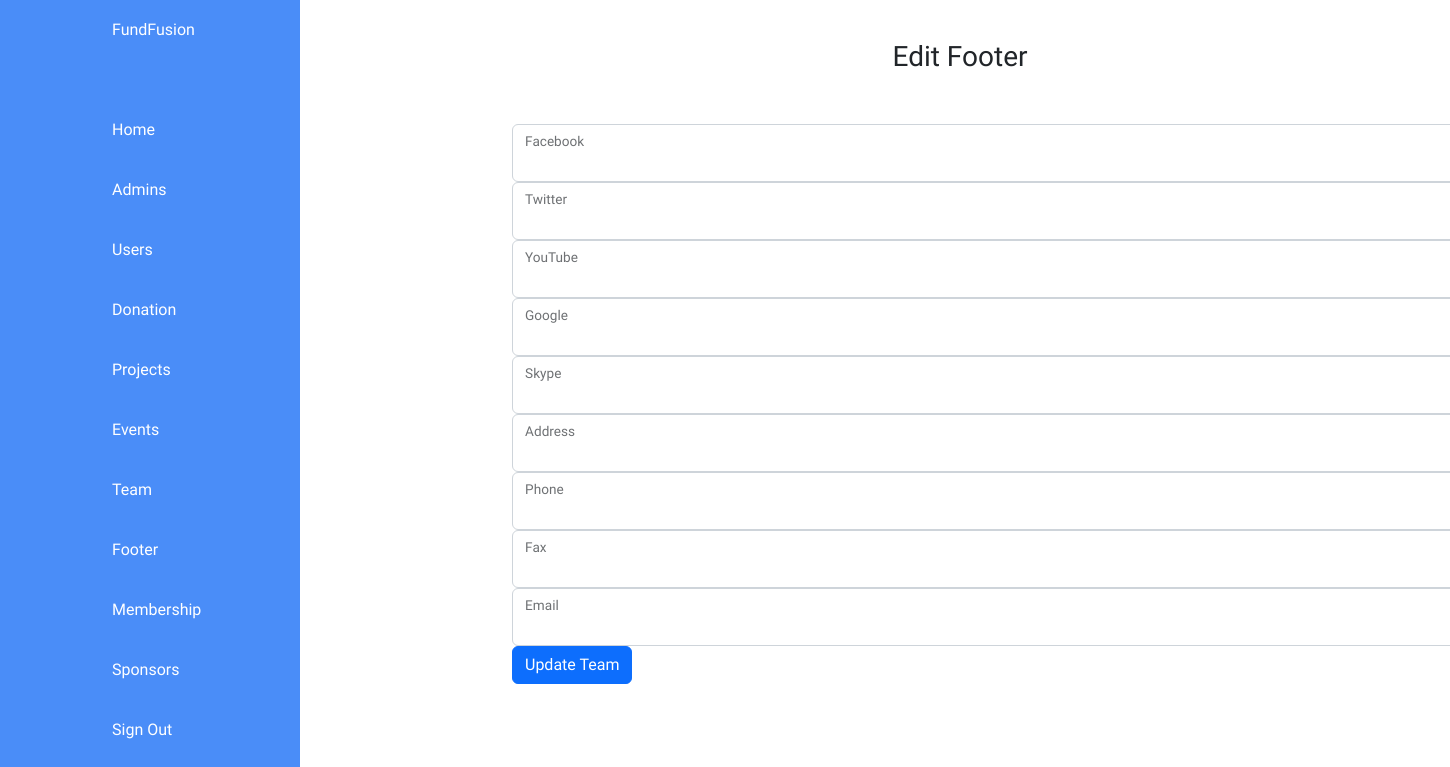
The app's page /Footer/DashboardFooter.php, older data.
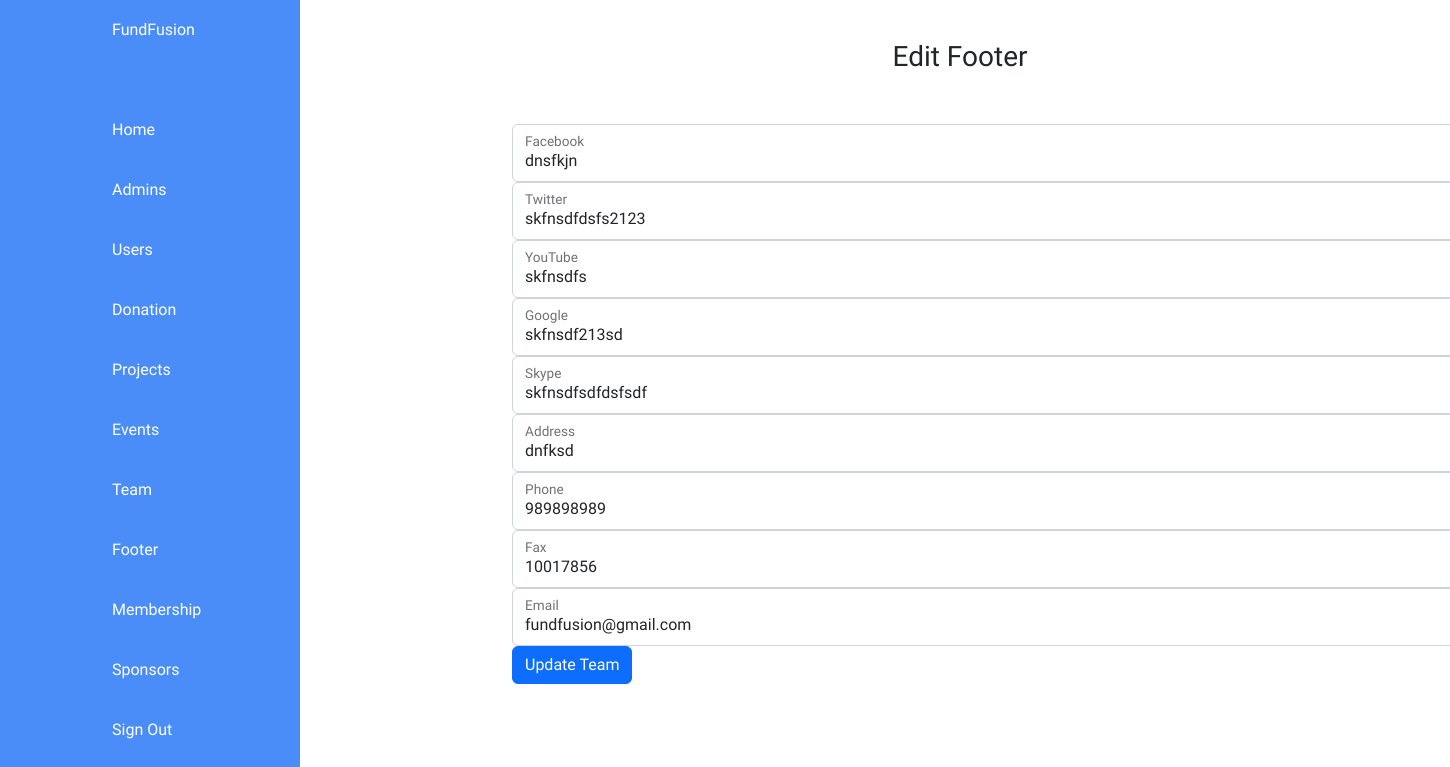
The same page, newer data.
### tables this page shows
CREATE TABLE IF NOT EXISTS `footer` (
  `fb` varchar(100) NOT NULL,
  `twitter` varchar(100) NOT NULL,
  `youtube` varchar(100) NOT NULL,
  `google` varchar(100) NOT NULL,
  `skype` varchar(100) NOT NULL,
  `address` varchar(100) NOT NULL,
  `phone` bigint(12) NOT NULL,
  `fax` bigint(15) NOT NULL,
  `email` varchar(50) NOT NULL
);

### admin/routeconfig.php (called while the page is built)
<?php
    $site_url = "http://localhost/FundFusion/"
?>

### Footer/DashboardFooter.php (the view, shortened to what this page needs)
<?php
include "../admin/routeconfig.php";
include "../database/Db_Connection.php";
$footerSql = "SELECT * FROM footer";
$footerResult = mysqli_query($conn, $footerSql);
if ($footerResult) {
    $row = mysqli_fetch_assoc($footerResult);
    $fb = $row['fb'];
    $twitter = $row['twitter'];
    $youtube = $row['youtube'];
    $google = $row['google'];
    $skype = $row['skype'];
    $address = $row['address'];
    $phone = $row['phone'];
    $fax = $row['fax'];
    $email = $row['email'];
}
?>
<!DOCTYPE html>
<html lang="en">
<head>
    <link rel="stylesheet" href="https://cdnjs.cloudflare.com/ajax/libs/bootstrap/5.2.3/css/bootstrap.min.css">
    <link rel="stylesheet" href="<?php echo $site_url ?>css/Dashboard.css" />
</head>
<body>
    <?php
    @include('../admin/partials/navigation.php');
    ?>
    <div class="container">
        <h3 style="margin: 10px; text-align:center;">Edit Footer</h3>
        <div class="content-container">
            <form method="POST" action="<?php echo $_SERVER['PHP_SELF']; ?>">
                <div class="form-floating">
                    <input type="text" class="form-control" name="fb" value="<?php echo $fb; ?>" required>
                    <label for="Facebook">Facebook</label>
                </div>
                <div class="form-floating">
                    <input type="text" class="form-control" name="twitter" value="<?php echo $twitter; ?>" required>
                    <label for="Twitter">Twitter</label>
                </div>
                <div class="form-floating">
                    <input type="text" class="form-control" name="youtube" value="<?php echo $youtube; ?>" required>
                    <label for="YouTube">YouTube</label>
                </div>
                <div class="form-floating">
                    <input type="text" class="form-control" name="google" value="<?php echo $google; ?>" required>
                    <label for="Google">Google</label>
                </div>
                <div class="form-floating">
                    <input type="text" class="form-control" name="skype" value="<?php echo $skype; ?>" required>
                    <label for="Skype">Skype</label>
                </div>
                <div class="form-floating">
                    <input type="text" class="form-control" name="address" value="<?php echo $address; ?>" required>
                    <label for="Address">Address</label>
                </div>
                <div class="form-floating">
                    <input type="text" class="form-control" name="phone" value="<?php echo $phone; ?>" required>
                    <label for="Phone">Phone</label>
                </div>
                <div class="form-floating">
                    <input type="text" class="form-control" name="fax" value="<?php echo $fax; ?>" required>
                    <label for="Fax">Fax</label>
                </div>
                <div class="form-floating">
                    <input type="text" class="form-control" name="email" value="<?php echo $email; ?>" required>
                    <label for="Email">Email</label>
                </div>
                <div class="mb-3">
                    <button type="submit" class="btn btn-primary">Update Team</button>
                </div>
            </form>
        </div>
    </div>
</body>
</html>

Row changes from the older to the newer data that the page shows:
added footer: fb "dnsfkjn", twitter "skfnsdfdsfs2123", youtube "skfnsdfs", google "skfnsdf213sd", skype "skfnsdfsdfdsfsdf", address "dnfksd", phone "989898989", fax "10017856", email "fundfusion@gmail.com"
